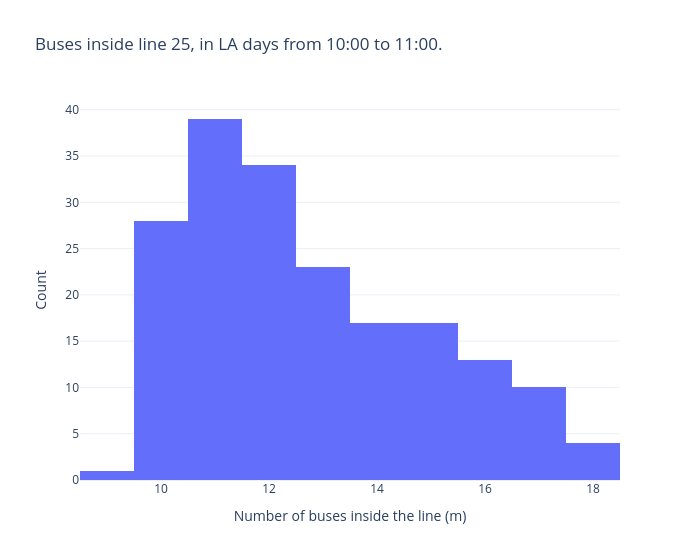

Notebook cell for this chart:
### Code cell
fig = go.Figure()

fig.add_trace(go.Histogram(x=vector_sizes.hw_pos, name="Number of buses(m)", xbins={"size": 1}))
# Layout
fig.update_layout(
    width=700,
    title=f"Buses inside line {line}, in {day_type} days from {st_hour}:00 to {end_hour}:00.",
    xaxis_title="Number of buses inside the line (m)",
    yaxis_title="Count",
)

### Figure 1 — Plotly figure (JSON) as saved in the notebook; plotly's stock layout.template omitted (floating-point values rounded to 4 significant figures; data arrays with more than 128 entries replaced by an {"elided": "..."} marker saying what was removed)
{"data": [{"name": "Number of buses(m)", "type": "histogram", "x": {"elided": "186 int values"}, "xbins": {"size": 1}}], "layout": {"title": {"text": "Buses inside line 25, in LA days from 10:00 to 11:00."}, "width": 700, "xaxis": {"title": {"text": "Number of buses inside the line (m)"}}, "yaxis": {"title": {"text": "Count"}}}}
